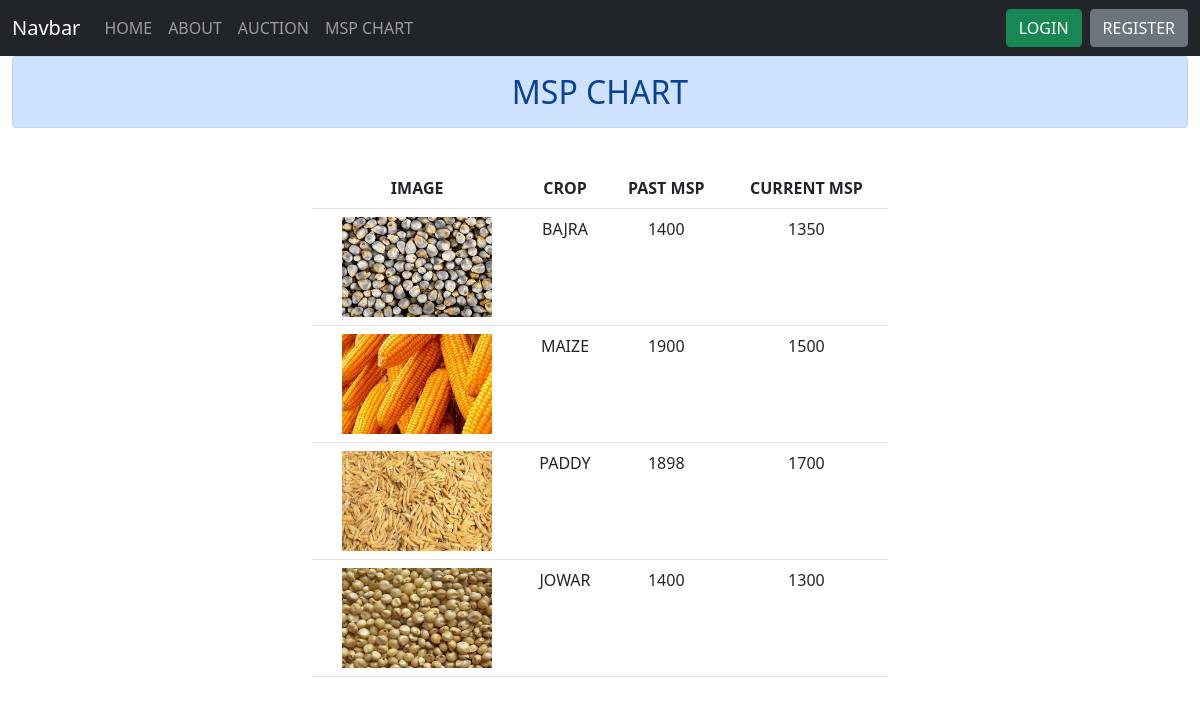
The app's page /msp/ with its own data.
### bidding/models.py (models this page shows, shortened)
class crops(models.Model):
    cname = models.CharField(max_length=20)
    msp_current = models.IntegerField()
    msp_past = models.IntegerField()
    cimage = models.CharField(max_length=100)

### bidding/views.py (the view)
# urls.py: path('msp/',views.mspchart,name="msp"),
def mspchart(request):
    c = crops.objects.all()
    return render(request,'mspchart.html',{'crop':c})

### bidding/templates/mspchart.html
{% extends 'base.html' %}
{% load static %}
{% block content %}
<div class="container-fluid">
  <h2 class="text-center alert alert-primary">MSP CHART</h2>
  <br>
  <div class="row">
    <div class="col-sm-6 offset-sm-3">
      <table class="table table-hover  text-center">
        <tr>
          <th>IMAGE</th>
          <th>CROP</th>
          <th>PAST MSP</th>
          <th>CURRENT MSP</th>
        </tr>
        {% for c in crop  %}
        <tr>
          <td><img src="{% static c.cimage %}" alt="img" style="height:100px; width:150px;"></td>
          <td>{{c.cname}}</td>
          <td>{{c.msp_current}}</td>
          <td>{{c.msp_past}}</td>
        </tr>
        {% endfor %}
      </table>
    </div>
  </div>
</div>
{% endblock content %}

### accounts/templates/base.html (shortened to what this page needs)
<!DOCTYPE html>
{% load static %}
<html lang="en" dir="ltr">
  <head>
    <link rel="stylesheet" href="{% static 'css/bootstrap.min.css' %}">
  </head>
  <body>
<nav class="navbar navbar-expand-lg navbar-dark bg-dark">
  <div class="container-fluid">
    <a class="navbar-brand" href="#">Navbar</a>
    <div class="collapse navbar-collapse" id="navbarTogglerDemo02">
      <ul class="navbar-nav me-auto mb-2 mb-lg-0">
        <li class="nav-item">
          <a class="nav-link" aria-current="page" href="{% url 'home' %}">HOME</a>
        </li>
        <li class="nav-item">
          <a class="nav-link" href="{% url 'about' %}">ABOUT</a>
        </li>
        <li class="nav-item">
          <a href="#" class="nav-link">AUCTION</a>
        </li>
        <li class="nav-item">
          <a href="{% url 'msp' %}" class="nav-link">MSP CHART</a>
        </li>
      </ul>
    </div>
    <a href="{% url 'login' %}" class="btn btn-success mx-2">LOGIN</a><a href="{% url 'register' %}" class="btn btn-secondary">REGISTER</a>
  </div>
</nav>
    {% block content %}
    {% endblock content %}
  </body>
</html>

### records on screen
crops: cimage (picture), cname "BAJRA", msp_current "1400", msp_past "1350"
crops: cimage (picture), cname "MAIZE", msp_current "1900", msp_past "1500"
crops: cimage (picture), cname "PADDY", msp_current "1898", msp_past "1700"
crops: cimage (picture), cname "JOWAR", msp_current "1400", msp_past "1300"
